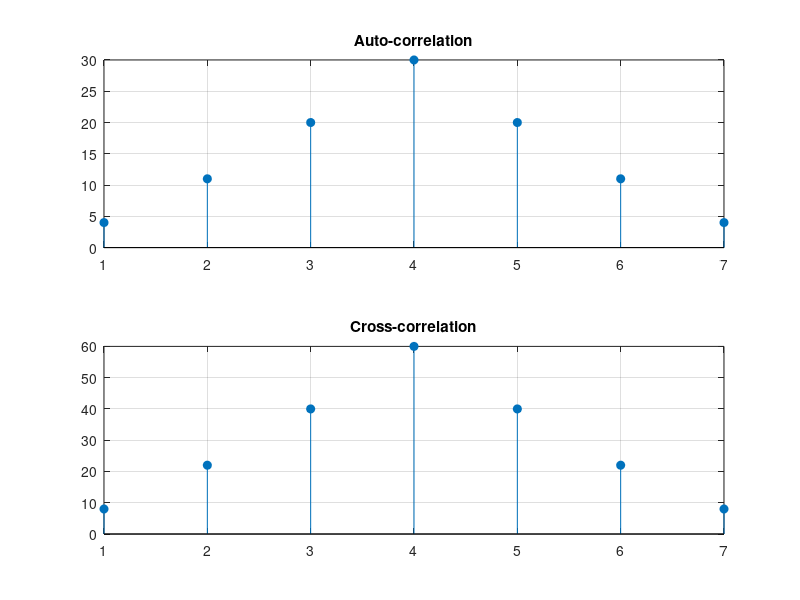

Here is the MATLAB script that generated this plot:
%{
Problem 14: Correlation & Covariance
    •   Compute:
        o Auto-correlation
        o Cross-correlation
        o Covariance
    •   Interpret physical meaning
%}

clc;
clear;
close all;

x = [1 2 3 4];
y = [2 4 6 8];

%% Auto-correlation
auto = xcorr(x);

%% Cross-correlation
cross = xcorr(x,y);

%% Covariance
cov_matrix = cov(x,y);

disp('Auto-correlation')
disp(auto)

disp('Cross-correlation')
disp(cross)

disp('Covariance Matrix')
disp(cov_matrix)

figure;

subplot(2,1,1)
stem(auto,'filled')
title('Auto-correlation')
grid on

subplot(2,1,2)
stem(cross,'filled')
title('Cross-correlation')
grid on
